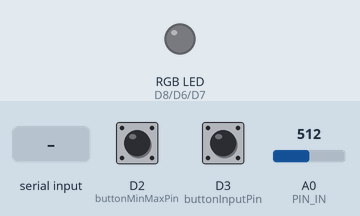
Simulated run of this sketch. Board: Arduino Zero (SAMD21). Shown: an RGB LED mixed from three pins (HIGH = lit). Dashed ring = blinking. The test bench sets the inputs (shaded band); at power-on: D2 (buttonMinMaxPin) HIGH, D3 (buttonInputPin) HIGH, A0 (PIN_IN) = 512. What the sketch prints to the serial monitor is not drawn.

Above: at 0.8 s.
0.9 s: "jmp 0\n" received over Serial
At 1.6 s:
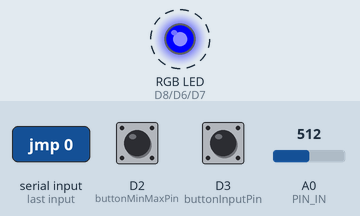
6.9 s: D2 (buttonMinMaxPin) pulled LOW for 0.15 s
At 7.55 s:
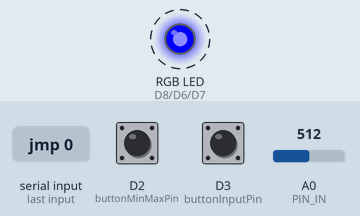
10.0 s: D2 (buttonMinMaxPin) pulled LOW for 1 s
14.0 s: D2 (buttonMinMaxPin) pulled LOW for 0.15 s
17.1 s: D2 (buttonMinMaxPin) pulled LOW for 3.2 s
Timing chart, 0 to 43.6 s (numbered marks = the images above; inputs shaded):
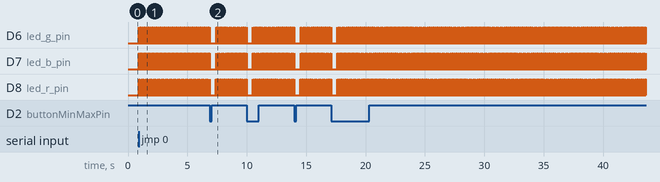

The sketch:

AI_Before.ino
```cpp
#include <Arduino.h>

// RGB点灯遅延
#define RgbFlashDelay 10

// ピン割り当て
#define PIN_IN A0
#define led_r_pin 8
#define led_g_pin 6
#define led_b_pin 7
#define buttonInputPin 3
#define buttonMinMaxPin 2

// ボタン押下を検知する変数 (余計な最適化を防ぐため、volatile宣言をしている)
volatile bool buttonInputPressed = false;
volatile bool buttonMinMaxPressed = false;

// RGB読み取り用変数
float r=0, g=0, b=0;
float r_max=512, g_max=512, b_max=512;
float r_min=0, g_min=0, b_min=0;

float rgb[3]{0, 0, 0};
float RGBInput[3]{0, 0, 0};
float RGBOutput[3]{0, 0, 0};

// RGBデータメモリ
int N, M;
float **array;
int n=0, m=0;

int pushed = 0;

void buttonInput() {
    buttonInputPressed = true;
}


void buttonMinMax() {
    buttonMinMaxPressed = true;
}


float **allocateArray(int N, int M) {
    float **array = (float **)malloc(N * sizeof(float *)); // 行ポインタの確保
    if (array == NULL) {
        Serial.println("メモリ確保失敗");
        return NULL;
    }

    for (int i = 0; i < N; i++) {
        array[i] = (float *)malloc(M * sizeof(float)); // 各行のメモリ確保
        if (array[i] == NULL) {
            Serial.println("メモリ確保失敗（部分的）");
            // 確保済みのメモリを解放して終了
            for (int j = 0; j < i; j++) {
                free(array[j]);
            }
            free(array);
            return NULL;
        }
    }
    return array;
}

void read(){
    for(int count = 0 ; count < 3 ; count++){
        if(count == 0){
            analogWrite(led_r_pin, 255);
            analogWrite(led_g_pin,   0);
            analogWrite(led_b_pin,   0);
            delay(RgbFlashDelay);
            rgb[0] = analogRead(PIN_IN);
        }else if(count == 1){
            analogWrite(led_r_pin,   0);
            analogWrite(led_g_pin, 255);
            analogWrite(led_b_pin,   0);
            delay(RgbFlashDelay);
            rgb[1] = analogRead(PIN_IN);
        }else{
            analogWrite(led_r_pin,   0);
            analogWrite(led_g_pin,   0);
            analogWrite(led_b_pin, 255);
            delay(RgbFlashDelay);
            rgb[2] = analogRead(PIN_IN);
        }
    }
    analogWrite(led_r_pin, 0);
    analogWrite(led_g_pin, 0);
    analogWrite(led_b_pin, 0);
}

// Arduino's analog input detects 0-5V with 10-bit values
// https://deviceplus.jp/arduino/arduino_f07/
void readAndProcess(){
    read();
    RGBInput[0] = (float(rgb[0])-r_min)/r_max;
    RGBInput[1] = (float(rgb[1])-g_min)/g_max;
    RGBInput[2] = (float(rgb[2])-b_min)/b_max;

    // ここでは学習・NNは使わず、そのままコピー
    RGBOutput[0] = RGBInput[0];
    RGBOutput[1] = RGBInput[1];
    RGBOutput[2] = RGBInput[2];

    // 0-255でクリッピング
    RGBOutput[0] = min(max(RGBOutput[0]*255, 0), 255);
    RGBOutput[1] = min(max(RGBOutput[1]*255, 0), 255);
    RGBOutput[2] = min(max(RGBOutput[2]*255, 0), 255);

    Serial.println("Blue:"+String((int)RGBOutput[2]) + ", Red:"+String((int)RGBOutput[0]) + ", Green:"+ String((int)RGBOutput[1]));
}

// このリセットコードは旧版Arduino用、Arduino UNO R4 WiFiでは不要
// void softwareReset() {
//     asm volatile ("jmp 0");  // プログラムカウンタをリセット
// }


void setup() {
  // put your setup code here, to run once:
    Serial.begin(9600);
    pinMode(led_r_pin, OUTPUT);
    pinMode(led_g_pin, OUTPUT);
    pinMode(led_b_pin, OUTPUT);
    analogWrite(led_r_pin, 0);
    analogWrite(led_b_pin, 0);
    analogWrite(led_g_pin, 0);

    pinMode(buttonInputPin, INPUT_PULLUP);pinMode(buttonMinMaxPin, INPUT_PULLUP);

    attachInterrupt(digitalPinToInterrupt(buttonInputPin), buttonInput, FALLING);
    attachInterrupt(digitalPinToInterrupt(buttonMinMaxPin), buttonMinMax, FALLING);

    Serial.println("画像の Height（行数）を入力してください: ");
    while (Serial.available() == 0) {
        // 何もせずに待機
    }
    N = Serial.parseInt();
    M = N*3; // RGBの値を入れるために3倍しておく
    Serial.println("Height: " + String(N));
    Serial.println("Width: " + String((int)(M/3)));
    array = allocateArray(N, M);

    if (array == NULL) {
        Serial.println("配列の確保に失敗");
        return;
    }

    // 配列を初期化
    for (int i = 0; i < N; i++) {
        for (int j = 0; j < M; j++) {
            array[i][j] = 0;
        }
    }
}

void loop() {
  // put your main code here, to run repeatedly:
    readAndProcess();

    if (buttonInputPressed) {
        array[n][m]   = RGBOutput[0];
        array[n][m+1] = RGBOutput[1];
        array[n][m+2] = RGBOutput[2];

        Serial.println(String(n)+" 行目 "+String((int)(m/3))+" 列目 の画素を読み込みました。");

        if((m+=3)>=M){
            m = 0 ;
            if((n+=1)>=N){
                n = 0;
                Serial.println("画像の読み取りが完了しました。");
                Serial.println("以下のテキストを画像ファイル（.ppm）に貼り付けてください。");
                Serial.println("--------------------------------------------------");
                Serial.println("P3");
                Serial.println(String(N)+" "+String((int)(M/3)));
                Serial.println("255");
                for (int i = 0; i < N; i++) {
                    for (int j = 0; j < M; j++) {
                        Serial.print((int)array[i][j]);
                        Serial.print(" ");
                    }
                    Serial.println();
                }
                Serial.println("--------------------------------------------------");
                Serial.println();
                delay(500);
                // softwareReset();
                NVIC_SystemReset();
            }
        }
        buttonInputPressed = false;
    }

    if (buttonMinMaxPressed) {
        if(pushed%2==0){
            r_min=rgb[0], g_min=rgb[1], b_min=rgb[2];
            Serial.println("最小値が更新されました："+String(b_min)+","+String(r_min)+","+String(g_min));
        }
        else{
            r_max=rgb[0]-r_min, g_max=rgb[1]-g_min, b_max=rgb[2]-b_min;
            Serial.println("最大値が更新されました："+String(b_max)+","+String(r_max)+","+String(g_max));
        }
        buttonMinMaxPressed = false;  // フラグをリセット
        pushed++;
        delay(500);
    }
}
```

Measured:
- after the input at 0.9 s, D6 (led_g_pin), D7 (led_b_pin), D8 (led_r_pin): alternates HIGH for 0.01 s and LOW for 0.02 s, starting at once
